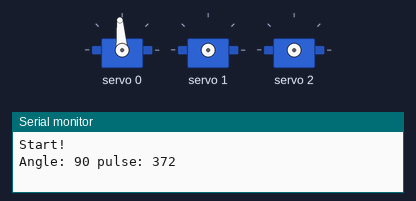
The sketch below on a simulated Arduino Uno, built with avr-gcc and run on an emulated ATmega328P. On the bench: 3 × servo, the last lines printed to the serial monitor.

Above: at 0.05 s.
At 4.05 s:
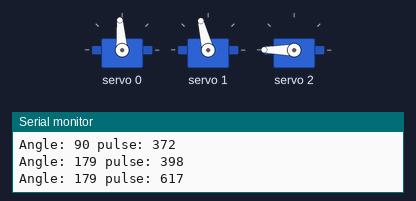
At 8.0 s:
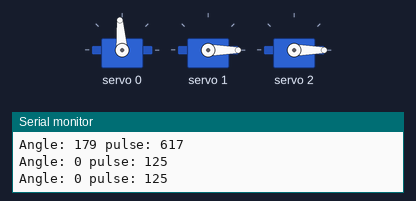
Timing chart, 0 to 10.4 s (numbered marks = the images above):
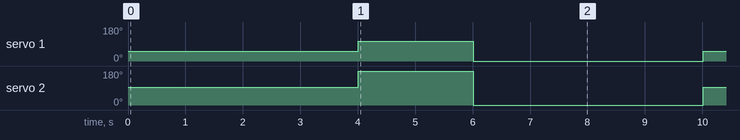

Measured:
- by itself, servo 1: repeats every 8.0 s: 0° 4.0 s, 51° 2.0 s, 104° 2.0 s
- by itself, servo 2: repeats every 8.0 s: 0° 4.0 s, 94° 2.0 s, 180° 2.0 s

The sketch:

find_limits.ino
```cpp
#include <Adafruit_PWMServoDriver.h>
Adafruit_PWMServoDriver pca = Adafruit_PWMServoDriver(0x40);       // called this way, it uses the default address 0x40


int ServoPins[]={0,1,2,4,6,8};

short SERVOMIN[]={125,125,125};
short SERVOMAX[]={620,400,620};

enum Servo_Type{
  sg90 = 1,
  mg90s = 2,
  mg996r = 3
};

void setup() {
  Serial.begin(9600);
  Serial.println("Start!");
  pca.begin();
  pca.setPWMFreq(60);                  // Analog servos run at ~60 Hz updates
}


void loop()
  {
  //  for(int i : ServoPins){
  //  Set_To_Zero(0);
  //  }
 ;


  Set_To_Meduim(0);
  delay(2000);


  Set_To_Meduim(1);
  Set_To_Meduim(2);
  delay(2000);
  Set_To_Max(1);
  Set_To_Max(2);
  delay(2000);
  Set_To_Zero(1);
  Set_To_Zero(2);
  delay(2000);

  }

//coversion
int angleToPulse(int ang,int Servo_num)                             //gets angle in degree and returns the pulse width
  {  int pulse = map(ang,0, 180, SERVOMIN[Servo_num],SERVOMAX[Servo_num]);  // map angle of 0 to 180 to Servo min and Servo max
     Serial.print("Angle: ");Serial.print(ang);
     Serial.print(" pulse: ");Serial.println(pulse);
     return pulse;
  }

//SET
void Set_To_Zero(int Servo_num){
 int angle = 0;
 pca.setPWM(Servo_num, 0, angleToPulse(angle,Servo_num));
}

void Set_To_Max(int Servo_num){
  int angle = 179;
  pca.setPWM(Servo_num, 0, angleToPulse(angle,Servo_num));
}

void Set_To_Meduim(int Servo_num){
  int angle = 90;
  pca.setPWM(Servo_num, 0, angleToPulse(angle,Servo_num));
}
```
